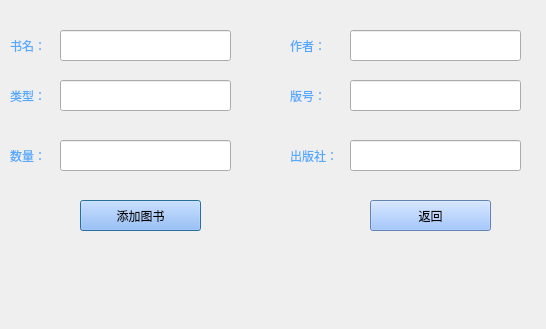
<?xml version="1.0" encoding="UTF-8"?>
<ui version="4.0">
 <class>Dialog</class>
 <widget class="QDialog" name="Dialog">
  <property name="geometry">
   <rect>
    <x>0</x>
    <y>0</y>
    <width>546</width>
    <height>329</height>
   </rect>
  </property>
  <property name="windowTitle">
   <string>Dialog</string>
  </property>
  <widget class="QPushButton" name="pushButton">
   <property name="geometry">
    <rect>
     <x>80</x>
     <y>200</y>
     <width>121</width>
     <height>31</height>
    </rect>
   </property>
   <property name="styleSheet">
    <string notr="true">background-color: rgb(137, 184, 255);</string>
   </property>
   <property name="text">
    <string>添加图书</string>
   </property>
  </widget>
  <widget class="QLineEdit" name="lineEdit_5">
   <property name="geometry">
    <rect>
     <x>60</x>
     <y>140</y>
     <width>171</width>
     <height>31</height>
    </rect>
   </property>
  </widget>
  <widget class="QLabel" name="label_5">
   <property name="geometry">
    <rect>
     <x>10</x>
     <y>130</y>
     <width>61</width>
     <height>51</height>
    </rect>
   </property>
   <property name="styleSheet">
    <string notr="true">color: rgb(85, 170, 255);</string>
   </property>
   <property name="text">
    <string>数量：</string>
   </property>
  </widget>
  <widget class="QLineEdit" name="lineEdit_6">
   <property name="geometry">
    <rect>
     <x>60</x>
     <y>30</y>
     <width>171</width>
     <height>31</height>
    </rect>
   </property>
  </widget>
  <widget class="QLabel" name="label_6">
   <property name="geometry">
    <rect>
     <x>10</x>
     <y>20</y>
     <width>61</width>
     <height>51</height>
    </rect>
   </property>
   <property name="styleSheet">
    <string notr="true">color: rgb(85, 170, 255);</string>
   </property>
   <property name="text">
    <string>书名：</string>
   </property>
  </widget>
  <widget class="QLineEdit" name="lineEdit_7">
   <property name="geometry">
    <rect>
     <x>350</x>
     <y>30</y>
     <width>171</width>
     <height>31</height>
    </rect>
   </property>
  </widget>
  <widget class="QLabel" name="label_7">
   <property name="geometry">
    <rect>
     <x>290</x>
     <y>20</y>
     <width>61</width>
     <height>51</height>
    </rect>
   </property>
   <property name="styleSheet">
    <string notr="true">color: rgb(85, 170, 255);</string>
   </property>
   <property name="text">
    <string>作者：</string>
   </property>
  </widget>
  <widget class="QLineEdit" name="lineEdit_8">
   <property name="geometry">
    <rect>
     <x>60</x>
     <y>80</y>
     <width>171</width>
     <height>31</height>
    </rect>
   </property>
   <property name="text">
    <string/>
   </property>
  </widget>
  <widget class="QLabel" name="label_8">
   <property name="geometry">
    <rect>
     <x>10</x>
     <y>70</y>
     <width>61</width>
     <height>51</height>
    </rect>
   </property>
   <property name="styleSheet">
    <string notr="true">color: rgb(85, 170, 255);</string>
   </property>
   <property name="text">
    <string>类型：</string>
   </property>
  </widget>
  <widget class="QLineEdit" name="lineEdit_9">
   <property name="geometry">
    <rect>
     <x>350</x>
     <y>140</y>
     <width>171</width>
     <height>31</height>
    </rect>
   </property>
  </widget>
  <widget class="QLabel" name="label_9">
   <property name="geometry">
    <rect>
     <x>290</x>
     <y>130</y>
     <width>61</width>
     <height>51</height>
    </rect>
   </property>
   <property name="styleSheet">
    <string notr="true">color: rgb(85, 170, 255);</string>
   </property>
   <property name="text">
    <string>出版社：</string>
   </property>
  </widget>
  <widget class="QPushButton" name="pushButton_2">
   <property name="geometry">
    <rect>
     <x>370</x>
     <y>200</y>
     <width>121</width>
     <height>31</height>
    </rect>
   </property>
   <property name="styleSheet">
    <string notr="true">background-color: rgb(137, 184, 255);</string>
   </property>
   <property name="text">
    <string>返回</string>
   </property>
  </widget>
  <widget class="QLineEdit" name="lineEdit_10">
   <property name="geometry">
    <rect>
     <x>350</x>
     <y>80</y>
     <width>171</width>
     <height>31</height>
    </rect>
   </property>
  </widget>
  <widget class="QLabel" name="label_10">
   <property name="geometry">
    <rect>
     <x>290</x>
     <y>70</y>
     <width>61</width>
     <height>51</height>
    </rect>
   </property>
   <property name="styleSheet">
    <string notr="true">color: rgb(85, 170, 255);</string>
   </property>
   <property name="text">
    <string>版号：</string>
   </property>
  </widget>
 </widget>
 <resources/>
 <connections/>
</ui>
